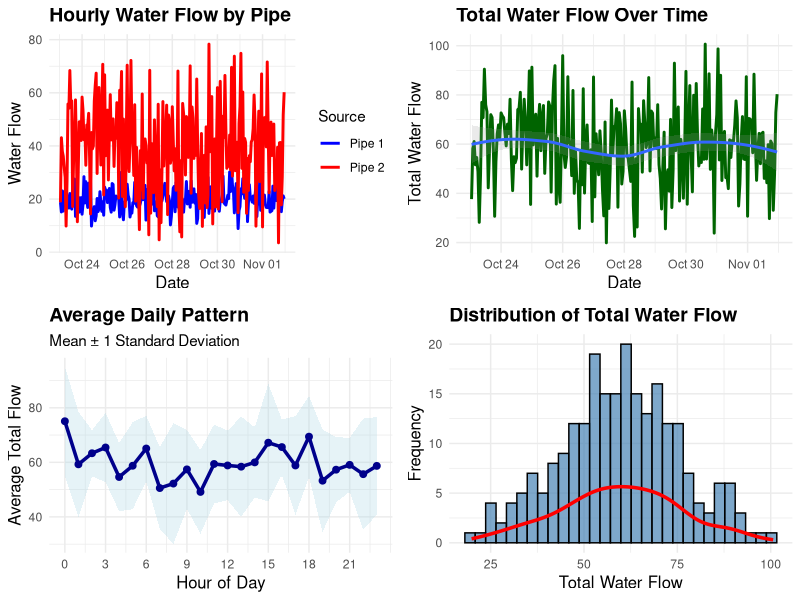

R code for this plot: (Note: a time limit stopped this script after it produced the figure.)
## ---- chunk 1
knitr::opts_chunk$set(
  echo = TRUE,
  warning = FALSE,
  message = FALSE,
  fig.width = 10,
  fig.height = 6,
  fig.align = 'center'
)

# Load required libraries
library(tidyverse)
library(forecast)
library(lubridate)
library(readxl)
library(zoo)
library(tseries)
library(gridExtra)
library(writexl)
library(knitr)

# Set theme
theme_set(theme_minimal() + 
  theme(plot.title = element_text(size = 14, face = "bold"),
        axis.title = element_text(size = 12)))
## ---- chunk 2
cat("\n========== PART C: WATER FLOW FORECAST ==========\n\n")

# Load data
pipe1_data <- read_excel("Waterflow_Pipe1.xlsx")
pipe2_data <- read_excel("Waterflow_Pipe2.xlsx")

# Rename columns
names(pipe1_data) <- c("DateTime", "WaterFlow")
names(pipe2_data) <- c("DateTime", "WaterFlow")

# Convert to POSIXct
pipe1_data$DateTime <- as.POSIXct(pipe1_data$DateTime)
pipe2_data$DateTime <- as.POSIXct(pipe2_data$DateTime)

cat("Data loaded successfully\n")
cat("Pipe 1 records:", nrow(pipe1_data), "\n")
cat("Pipe 2 records:", nrow(pipe2_data), "\n\n")

# Examine temporal patterns
cat("Temporal characteristics:\n")
cat("Pipe 1 - Time span:", 
    round(as.numeric(difftime(max(pipe1_data$DateTime), 
                              min(pipe1_data$DateTime), 
                              units = "days")), 1), "days\n")
cat("Pipe 2 - Time span:", 
    round(as.numeric(difftime(max(pipe2_data$DateTime), 
                              min(pipe2_data$DateTime), 
                              units = "days")), 1), "days\n")
## ---- chunk 3
cat("STEP 1: Aggregating to hourly intervals...\n\n")

# Function for robust hourly aggregation
aggregate_hourly <- function(data, pipe_name) {
  result <- data %>%
    mutate(Hour = floor_date(DateTime, "hour")) %>%
    group_by(Hour) %>%
    summarise(
      WaterFlow = mean(WaterFlow, na.rm = TRUE),
      n_readings = n(),
      .groups = 'drop'
    )
  
  cat(pipe_name, "- Readings per hour summary:\n")
  print(summary(result$n_readings))
  
  return(result)
}

pipe1_hourly <- aggregate_hourly(pipe1_data, "Pipe 1")
pipe2_hourly <- aggregate_hourly(pipe2_data, "Pipe 2")

cat("\nPipe 1 - Hourly data points:", nrow(pipe1_hourly), "\n")
cat("Pipe 2 - Hourly data points:", nrow(pipe2_hourly), "\n\n")
## ---- chunk 4
# Find the common time range
start_time <- max(min(pipe1_hourly$Hour), min(pipe2_hourly$Hour))
end_time <- min(max(pipe1_hourly$Hour), max(pipe2_hourly$Hour))

cat("Common time range:\n")
cat("Start:", format(start_time), "\n")
cat("End:", format(end_time), "\n")

# Create complete hourly sequence
hourly_seq <- seq(from = start_time, to = end_time, by = "hour")
complete_hours <- data.frame(Hour = hourly_seq)
cat("Total hours in sequence:", length(hourly_seq), "\n\n")

# Join and interpolate
pipe1_complete <- complete_hours %>%
  left_join(pipe1_hourly, by = "Hour") %>%
  mutate(
    WaterFlow_interp = na.approx(WaterFlow, na.rm = FALSE, maxgap = 3),
    # For remaining NAs, use seasonal naive approach
    WaterFlow_final = ifelse(is.na(WaterFlow_interp),
                            na.aggregate(WaterFlow, FUN = mean),
                            WaterFlow_interp)
  )

pipe2_complete <- complete_hours %>%
  left_join(pipe2_hourly, by = "Hour") %>%
  mutate(
    WaterFlow_interp = na.approx(WaterFlow, na.rm = FALSE, maxgap = 3),
    WaterFlow_final = ifelse(is.na(WaterFlow_interp),
                            na.aggregate(WaterFlow, FUN = mean),
                            WaterFlow_interp)
  )

# Create total flow
total_flow <- data.frame(
  DateTime = complete_hours$Hour,
  Pipe1 = pipe1_complete$WaterFlow_final,
  Pipe2 = pipe2_complete$WaterFlow_final,
  Total = pipe1_complete$WaterFlow_final + pipe2_complete$WaterFlow_final
) %>%
  filter(!is.na(Total))

cat("Total hourly observations after aggregation:", nrow(total_flow), "\n")
cat("Missing values in final dataset:", sum(is.na(total_flow$Total)), "\n\n")
## ---- chunk 5
cat("STEP 2: Creating exploratory visualizations...\n")

# Plot 1: Individual pipe flows over time
p1 <- ggplot(total_flow, aes(x = DateTime)) +
  geom_line(aes(y = Pipe1, color = "Pipe 1"), size = 1) +
  geom_line(aes(y = Pipe2, color = "Pipe 2"), size = 1) +
  labs(title = "Hourly Water Flow by Pipe",
       x = "Date", y = "Water Flow", color = "Source") +
  scale_color_manual(values = c("Pipe 1" = "blue", "Pipe 2" = "red"))

# Plot 2: Total water flow
p2 <- ggplot(total_flow, aes(x = DateTime, y = Total)) +
  geom_line(size = 1, color = "darkgreen") +
  labs(title = "Total Water Flow Over Time",
       x = "Date", y = "Total Water Flow") +
  geom_smooth(method = "loess", se = TRUE, alpha = 0.2)

# Plot 3: Hourly pattern
hourly_pattern <- total_flow %>%
  mutate(Hour = hour(DateTime)) %>%
  group_by(Hour) %>%
  summarise(
    Mean_Flow = mean(Total, na.rm = TRUE),
    SD_Flow = sd(Total, na.rm = TRUE),
    .groups = 'drop'
  )

p3 <- ggplot(hourly_pattern, aes(x = Hour, y = Mean_Flow)) +
  geom_ribbon(aes(ymin = Mean_Flow - SD_Flow,
                  ymax = Mean_Flow + SD_Flow),
              alpha = 0.3, fill = "lightblue") +
  geom_line(size = 1.2, color = "darkblue") +
  geom_point(size = 2, color = "darkblue") +
  labs(title = "Average Daily Pattern",
       subtitle = "Mean ± 1 Standard Deviation",
       x = "Hour of Day", y = "Average Total Flow") +
  scale_x_continuous(breaks = seq(0, 23, by = 3))

# Plot 4: Distribution
p4 <- ggplot(total_flow, aes(x = Total)) +
  geom_histogram(bins = 30, fill = "steelblue", alpha = 0.7, color = "black") +
  geom_density(aes(y = after_stat(count)), color = "red", size = 1.2) +
  labs(title = "Distribution of Total Water Flow",
       x = "Total Water Flow", y = "Frequency")

# Combine plots
exploratory_plots <- grid.arrange(p1, p2, p3, p4, ncol = 2, nrow = 2)
## ---- chunk 6
cat("STEP 3: Building time series models...\n")

# Create time series object
ts_data <- ts(total_flow$Total, frequency = 24)  # 24 hours per day

# Check length
cat("Time series length:", length(ts_data), "hours\n")
cat("Number of complete days:", length(ts_data)/24, "\n\n")

# Check stationarity
adf_test <- adf.test(ts_data)
cat("ADF test p-value:", round(adf_test$p.value, 4), "\n")
cat("Series is", ifelse(adf_test$p.value < 0.05, "stationary", "non-stationary"), "\n\n")
## ---- chunk 7
# Decomposition
if(length(ts_data) >= 48) {
  decomp <- stl(ts_data, s.window = "periodic", robust = TRUE)
  autoplot(decomp) +
    ggtitle("Time Series Decomposition") +
    theme_minimal()
  
  # Extract seasonal component strength
  seasonal_strength <- 1 - var(remainder(decomp)) / var(ts_data - trendcycle(decomp))
  cat("Seasonal strength:", round(seasonal_strength, 3), "\n\n")
} else {
  cat("Insufficient data for STL decomposition\n\n")
}
## ---- chunk 8
cat("Fitting time series models with focus on seasonality...\n\n")

# Model 1: SARIMA with forced seasonality
model_arima <- auto.arima(ts_data, 
                         seasonal = TRUE, 
                         stepwise = FALSE,
                         D = 1,  # Force seasonal differencing
                         max.P = 2, max.Q = 2,
                         trace = FALSE)
cat("SARIMA model:", as.character(model_arima), "\n")

# Model 2: ETS with seasonal component
model_ets <- ets(ts_data, model = "ZZZ", damped = NULL)
cat("ETS model:", model_ets$method, "\n")

# Model 3: STL + ETS
model_stlf <- stlf(ts_data, h = 168, s.window = "periodic", method = "ets")
cat("STL+ETS model fitted\n")

# Model 4: TBATS for complex seasonality
model_tbats <- tbats(ts_data)
cat("TBATS model fitted\n")

# Model 5: Seasonal Naive (baseline)
model_snaive <- snaive(ts_data, h = 168)
cat("Seasonal Naive baseline fitted\n\n")

# Compare models using cross-validation
test_size <- min(48, floor(length(ts_data) * 0.2))
train_ts <- head(ts_data, length(ts_data) - test_size)
test_ts <- tail(ts_data, test_size)

# Function to calculate forecast accuracy
get_accuracy <- function(model_func, train_data, test_data, h) {
  fc <- forecast(model_func(train_data), h = h)
  accuracy(fc, test_data)[2, c("RMSE", "MAE", "MAPE")]
}

# Calculate accuracy for each model
model_comparison <- data.frame(
  Model = c("SARIMA", "ETS", "STL+ETS", "TBATS", "Seasonal Naive"),
  RMSE = NA, MAE = NA, MAPE = NA
)

# SARIMA
tryCatch({
  fc <- forecast(auto.arima(train_ts, seasonal = TRUE, D = 1), h = test_size)
  acc <- accuracy(fc, test_ts)
  model_comparison[1, 2:4] <- acc[2, c("RMSE", "MAE", "MAPE")]
}, error = function(e) cat("SARIMA error:", e$message, "\n"))

# ETS
tryCatch({
  fc <- forecast(ets(train_ts), h = test_size)
  acc <- accuracy(fc, test_ts)
  model_comparison[2, 2:4] <- acc[2, c("RMSE", "MAE", "MAPE")]
}, error = function(e) cat("ETS error:", e$message, "\n"))

# STL+ETS
tryCatch({
  fc <- stlf(train_ts, h = test_size)
  acc <- accuracy(fc, test_ts)
  model_comparison[3, 2:4] <- acc[2, c("RMSE", "MAE", "MAPE")]
}, error = function(e) cat("STL+ETS error:", e$message, "\n"))

# TBATS
tryCatch({
  fc <- forecast(tbats(train_ts), h = test_size)
  acc <- accuracy(fc, test_ts)
  model_comparison[4, 2:4] <- acc[2, c("RMSE", "MAE", "MAPE")]
}, error = function(e) cat("TBATS error:", e$message, "\n"))

# Seasonal Naive
fc <- snaive(train_ts, h = test_size)
acc <- accuracy(fc, test_ts)
model_comparison[5, 2:4] <- acc[2, c("RMSE", "MAE", "MAPE")]

# Display comparison
model_comparison <- model_comparison[complete.cases(model_comparison), ]
kable(model_comparison, caption = "Model Performance Metrics", digits = 3)

# Select best model based on RMSE
best_model_idx <- which.min(model_comparison$RMSE)
best_model_name <- model_comparison$Model[best_model_idx]
cat("\nBest model based on RMSE:", best_model_name, "\n\n")
## ---- chunk 9
cat("STEP 4: Generating 1-week forecast...\n")

# Use the best model or STL+ETS if it performs well
if(best_model_name == "STL+ETS" || model_comparison$RMSE[3] < 1.1 * min(model_comparison$RMSE)) {
  cat("Using STL+ETS for better seasonal pattern capture\n")
  final_forecast <- stlf(ts_data, h = 168, s.window = "periodic", method = "ets")
} else if(best_model_name == "SARIMA") {
  final_forecast <- forecast(model_arima, h = 168, level = c(80, 95))
} else if(best_model_name == "TBATS") {
  final_forecast <- forecast(model_tbats, h = 168, level = c(80, 95))
} else {
  # Default to STL+ETS for seasonal pattern
  cat("Defaulting to STL+ETS for seasonal pattern capture\n")
  final_forecast <- stlf(ts_data, h = 168, s.window = "periodic", method = "ets")
}

# Create forecast dataframe
last_time <- max(total_flow$DateTime)
forecast_times <- seq(from = last_time + hours(1),
                     by = "hour",
                     length.out = 168)

forecast_df <- data.frame(
  DateTime = forecast_times,
  Forecast = as.numeric(final_forecast$mean),
  Lo80 = as.numeric(final_forecast$lower[, 1]),
  Hi80 = as.numeric(final_forecast$upper[, 1]),
  Lo95 = as.numeric(final_forecast$lower[, 2]),
  Hi95 = as.numeric(final_forecast$upper[, 2])
)

# Check if forecast has seasonality
forecast_range <- max(forecast_df$Forecast) - min(forecast_df$Forecast)
cat("\nForecast range:", round(forecast_range, 2), "\n")
cat("Forecast coefficient of variation:", 
    round(sd(forecast_df$Forecast) / mean(forecast_df$Forecast) * 100, 2), "%\n")

# Split between pipes based on historical average
pipe1_pct <- mean(total_flow$Pipe1 / total_flow$Total, na.rm = TRUE)
pipe2_pct <- 1 - pipe1_pct

cat("\nHistorical flow split:\n")
cat("Pipe 1:", round(pipe1_pct * 100, 1), "%\n")
cat("Pipe 2:", round(pipe2_pct * 100, 1), "%\n\n")
## ---- chunk 10
cat("STEP 5: Creating forecast visualizations...\n")

# Main forecast plot
historical_tail <- tail(total_flow, 168)  # Last week of data
forecast_vis <- data.frame(
  DateTime = c(historical_tail$DateTime, forecast_df$DateTime),
  Value = c(historical_tail$Total, forecast_df$Forecast),
  Type = c(rep("Historical", nrow(historical_tail)),
           rep("Forecast", nrow(forecast_df)))
)

p_forecast <- ggplot() +
  geom_line(data = filter(forecast_vis, Type == "Historical"),
            aes(x = DateTime, y = Value),
            color = "black", size = 1) +
  geom_line(data = filter(forecast_vis, Type == "Forecast"),
            aes(x = DateTime, y = Value),
            color = "blue", size = 1) +
  geom_ribbon(data = forecast_df,
              aes(x = DateTime, ymin = Lo95, ymax = Hi95),
              alpha = 0.2, fill = "blue") +
  geom_ribbon(data = forecast_df,
              aes(x = DateTime, ymin = Lo80, ymax = Hi80),
              alpha = 0.3, fill = "blue") +
  geom_vline(xintercept = last_time,
             linetype = "dashed", color = "red", alpha = 0.5) +
  labs(title = "Water Flow Forecast - Next 7 Days",
       subtitle = "Showing 80% and 95% confidence intervals",
       x = "Date", y = "Total Water Flow") +
  theme_minimal()

print(p_forecast)
## ---- chunk 11
# Forecast pattern plot
forecast_pattern <- forecast_df %>%
  mutate(
    Hour = hour(DateTime),
    Day = wday(DateTime, label = TRUE)
  ) %>%
  group_by(Hour) %>%
  summarise(
    Mean_Forecast = mean(Forecast),
    Min_Forecast = min(Forecast),
    Max_Forecast = max(Forecast),
    .groups = 'drop'
  )

p_pattern <- ggplot(forecast_pattern, aes(x = Hour)) +
  geom_ribbon(aes(ymin = Min_Forecast, ymax = Max_Forecast),
              alpha = 0.3, fill = "lightblue") +
  geom_line(aes(y = Mean_Forecast), size = 1.2, color = "darkblue") +
  geom_point(aes(y = Mean_Forecast), size = 2, color = "darkblue") +
  labs(title = "Forecasted Daily Pattern",
       subtitle = "Average with min/max range over forecast period",
       x = "Hour of Day", y = "Forecasted Flow") +
  scale_x_continuous(breaks = seq(0, 23, by = 3)) +
  theme_minimal()

print(p_pattern)

# Check if pattern is realistic
pattern_range <- max(forecast_pattern$Mean_Forecast) - min(forecast_pattern$Mean_Forecast)
cat("\nDaily pattern range in forecast:", round(pattern_range, 2), "\n")
if(pattern_range < 1) {
  cat("WARNING: Forecast may be too flat - consider adjusting model\n")
}
## ---- chunk 12
cat("\nSTEP 6: Checking model diagnostics...\n")

# Get the actual model used for forecasting
if(exists("final_forecast") && !is.null(final_forecast$model)) {
  checkresiduals(final_forecast$model)
} else {
  checkresiduals(model_stlf$model)
}

# Additional diagnostic: forecast vs historical pattern comparison
historical_pattern <- total_flow %>%
  mutate(Hour = hour(DateTime)) %>%
  group_by(Hour) %>%
  summarise(Historical = mean(Total), .groups = 'drop')

pattern_comparison <- forecast_pattern %>%
  select(Hour, Forecast = Mean_Forecast) %>%
  left_join(historical_pattern, by = "Hour") %>%
  pivot_longer(cols = c(Forecast, Historical), names_to = "Type", values_to = "Flow")

p_compare <- ggplot(pattern_comparison, aes(x = Hour, y = Flow, color = Type)) +
  geom_line(size = 1.2) +
  geom_point(size = 2) +
  labs(title = "Historical vs Forecasted Daily Pattern",
       x = "Hour of Day", y = "Average Flow") +
  scale_color_manual(values = c("Historical" = "black", "Forecast" = "blue")) +
  scale_x_continuous(breaks = seq(0, 23, by = 3)) +
  theme_minimal()

print(p_compare)
## ---- chunk 13
cat("\nSTEP 7: Exporting results to Excel...\n")

# Create forecast dataframes for each pipe
pipe1_forecast <- forecast_df %>%
  mutate(
    DateTime = DateTime,
    WaterFlow = Forecast * pipe1_pct
  ) %>%
  select(DateTime, WaterFlow)

pipe2_forecast <- forecast_df %>%
  mutate(
    DateTime = DateTime,
    WaterFlow = Forecast * pipe2_pct
  ) %>%
  select(DateTime, WaterFlow)

# Create summary statistics
summary_stats <- data.frame(
  Metric = c("Total observations", "Forecast period (hours)", 
             "Best model", "Average historical flow", 
             "Average forecasted flow", "Forecast range",
             "Pipe 1 percentage", "Pipe 2 percentage"),
  Value = c(nrow(total_flow), 168,
            ifelse(exists("best_model_name"), best_model_name, "STL+ETS"),
            round(mean(total_flow$Total, na.rm = TRUE), 2),
            round(mean(forecast_df$Forecast), 2),
            round(forecast_range, 2),
            paste0(round(pipe1_pct * 100, 1), "%"),
            paste0(round(pipe2_pct * 100, 1), "%"))
)

# Create Excel workbook
excel_list <- list(
  "Summary" = summary_stats,
  "Water_Forecast_Total" = forecast_df,
  "Water_Forecast_Pipe1" = pipe1_forecast,
  "Water_Forecast_Pipe2" = pipe2_forecast
)

write_xlsx(excel_list, "Water_Flow_Forecasts.xlsx")
cat("Results exported to Water_Flow_Forecasts.xlsx\n")
## ---- chunk 14
cat("\n========== ANALYSIS COMPLETE ==========\n\n")
cat("Summary of Results:\n")
cat("-----------------\n")

# Display summary statistics
kable(summary_stats, caption = "Analysis Summary")
## ---- chunk 15
sessionInfo()
